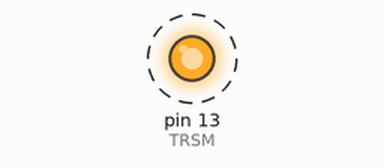
This sketch was run on a simulated Arduino Uno, built with avr-gcc and run on an emulated ATmega328P. On the bench: output pins drawn as LEDs (lit = HIGH). Dashed ring = blinking. What the sketch prints to the serial monitor is not drawn.

Above: at 100.29 s.
Timing chart, 0 to 103.2 s (numbered marks = the images above):
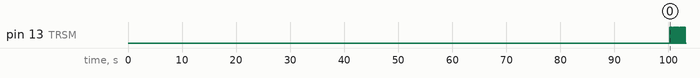

The sketch:

main_arduino.ino
```cpp
#define NUM_SAMPLES 256
#define SIGNAL_FREQ 10          // Hz
#define SAMPLE_RATE (SIGNAL_FREQ * NUM_SAMPLES) // 10240 Hz, numero campioni per periodo
#define TWO_PI      6.28318530718
#define TRSM        13

uint8_t indici[NUM_SAMPLES];


void genera_sinusoide_indicizzata(float freq, uint8_t* output, int num_samples, float sample_rate){
    for(int i=0; i<num_samples; i++){
    float t = (float)i / SAMPLE_RATE;
    output[i] = (uint8_t)((sin(TWO_PI * freq* t)+1)/2*255);
  }
}

void toggle(int n_pin, float time){
    digitalWrite(n_pin, HIGH);
    delay(time);
    digitalWrite(n_pin, LOW);
    delay(time);
}

void setup() {
  // put your setup code here, to run once:
  genera_sinusoide_indicizzata(SIGNAL_FREQ, indici, NUM_SAMPLES, SAMPLE_RATE);

  pinMode(TRSM, OUTPUT);
  digitalWrite(TRSM, LOW);
  Serial.begin(9600);
  Serial.setTimeout(100000);

  for(int i=0; i<NUM_SAMPLES; i++){
    Serial.write(indici[i]);

  }

  // aspetto i risultati dello spettrogramma
  Serial.readBytes(indici, 256);
}

void loop() {
  // put your main code here, to run repeatedly:
    digitalWrite(TRSM,HIGH);
    delay(100);
    digitalWrite(TRSM,LOW);
    delay(100);
}
```

Measured:
- by itself, pin 13 (TRSM): alternates HIGH for 0.10 s and LOW for 0.10 s
